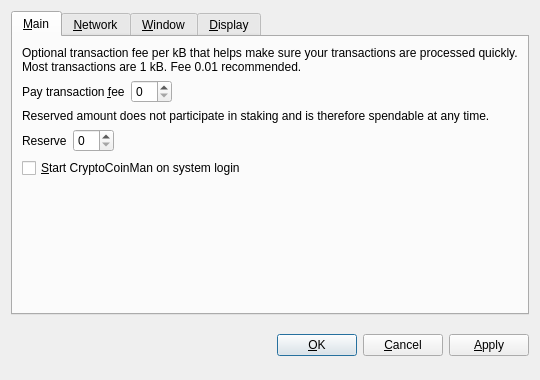
<?xml version="1.0" encoding="UTF-8"?>
<ui version="4.0">
 <class>OptionsDialog</class>
 <widget class="QDialog" name="OptionsDialog">
  <property name="geometry">
   <rect>
    <x>0</x>
    <y>0</y>
    <width>540</width>
    <height>380</height>
   </rect>
  </property>
  <property name="windowTitle">
   <string>Options</string>
  </property>
  <property name="modal">
   <bool>true</bool>
  </property>
  <layout class="QVBoxLayout" name="verticalLayout">
   <item>
    <widget class="QTabWidget" name="tabWidget">
     <property name="tabPosition">
      <enum>QTabWidget::North</enum>
     </property>
     <property name="currentIndex">
      <number>0</number>
     </property>
     <widget class="QWidget" name="tabMain">
      <attribute name="title">
       <string>&amp;Main</string>
      </attribute>
      <layout class="QVBoxLayout" name="verticalLayout_Main">
       <item>
        <widget class="QLabel" name="transactionFeeInfoLabel">
         <property name="text">
          <string>Optional transaction fee per kB that helps make sure your transactions are processed quickly. Most transactions are 1 kB. Fee 0.01 recommended.</string>
         </property>
         <property name="textFormat">
          <enum>Qt::PlainText</enum>
         </property>
         <property name="wordWrap">
          <bool>true</bool>
         </property>
        </widget>
       </item>
       <item>
        <layout class="QHBoxLayout" name="horizontalLayoutFee">
         <item>
          <widget class="QLabel" name="transactionFeeLabel">
           <property name="text">
            <string>Pay transaction &amp;fee</string>
           </property>
           <property name="textFormat">
            <enum>Qt::PlainText</enum>
           </property>
           <property name="buddy">
            <cstring>transactionFee</cstring>
           </property>
          </widget>
         </item>
         <item>
          <widget class="BitcoinAmountField" name="transactionFee"/>
         </item>
         <item>
          <spacer name="horizontalSpacerFee">
           <property name="orientation">
            <enum>Qt::Horizontal</enum>
           </property>
           <property name="sizeHint" stdset="0">
            <size>
             <width>40</width>
             <height>20</height>
            </size>
           </property>
          </spacer>
         </item>
        </layout>
       </item>
       <item>
        <widget class="QLabel" name="reserveBalanceInfoLabel">
         <property name="text">
          <string>Reserved amount does not participate in staking and is therefore spendable at any time.</string>
         </property>
         <property name="textFormat">
          <enum>Qt::PlainText</enum>
         </property>
         <property name="wordWrap">
          <bool>true</bool>
         </property>
        </widget>
       </item>
       <item>
        <layout class="QHBoxLayout" name="horizontalLayoutReserveBalance">
         <item>
          <widget class="QLabel" name="reserveBalanceLabel">
           <property name="text">
            <string>Reserve</string>
           </property>
           <property name="textFormat">
            <enum>Qt::PlainText</enum>
           </property>
           <property name="buddy">
            <cstring>reserveBalance</cstring>
           </property>
          </widget>
         </item>
         <item>
          <widget class="BitcoinAmountField" name="reserveBalance"/>
         </item>
         <item>
          <spacer name="horizontalSpacerReserveBalance">
           <property name="orientation">
            <enum>Qt::Horizontal</enum>
           </property>
           <property name="sizeHint" stdset="0">
            <size>
             <width>40</width>
             <height>20</height>
            </size>
           </property>
          </spacer>
         </item>
        </layout>
       </item>
       <item>
        <widget class="QCheckBox" name="bitcoinAtStartup">
         <property name="toolTip">
          <string>Automatically start CryptoCoinMan after logging in to the system.</string>
         </property>
         <property name="text">
          <string>&amp;Start CryptoCoinMan on system login</string>
         </property>
        </widget>
       </item>
       <item>
        <spacer name="verticalSpacer_Main">
         <property name="orientation">
          <enum>Qt::Vertical</enum>
         </property>
         <property name="sizeHint" stdset="0">
          <size>
           <width>20</width>
           <height>40</height>
          </size>
         </property>
        </spacer>
       </item>
      </layout>
     </widget>
     <widget class="QWidget" name="tabNetwork">
      <attribute name="title">
       <string>&amp;Network</string>
      </attribute>
      <layout class="QVBoxLayout" name="verticalLayout_Network">
       <item>
        <widget class="QCheckBox" name="mapPortUpnp">
         <property name="toolTip">
          <string>Automatically open the CryptoCoinMan client port on the router. This only works when your router supports UPnP and it is enabled.</string>
         </property>
         <property name="text">
          <string>Map port using &amp;UPnP</string>
         </property>
        </widget>
       </item>
       <item>
        <widget class="QCheckBox" name="connectSocks">
         <property name="toolTip">
          <string>Connect to the CryptoCoinMan network through a SOCKS proxy (e.g. when connecting through Tor).</string>
         </property>
         <property name="text">
          <string>&amp;Connect through SOCKS proxy:</string>
         </property>
        </widget>
       </item>
       <item>
        <layout class="QHBoxLayout" name="horizontalLayout_Network">
         <item>
          <widget class="QLabel" name="proxyIpLabel">
           <property name="text">
            <string>Proxy &amp;IP:</string>
           </property>
           <property name="textFormat">
            <enum>Qt::PlainText</enum>
           </property>
           <property name="buddy">
            <cstring>proxyIp</cstring>
           </property>
          </widget>
         </item>
         <item>
          <widget class="QValidatedLineEdit" name="proxyIp">
           <property name="maximumSize">
            <size>
             <width>140</width>
             <height>16777215</height>
            </size>
           </property>
           <property name="toolTip">
            <string>IP address of the proxy (e.g. 127.0.0.1)</string>
           </property>
          </widget>
         </item>
         <item>
          <widget class="QLabel" name="proxyPortLabel">
           <property name="text">
            <string>&amp;Port:</string>
           </property>
           <property name="textFormat">
            <enum>Qt::PlainText</enum>
           </property>
           <property name="buddy">
            <cstring>proxyPort</cstring>
           </property>
          </widget>
         </item>
         <item>
          <widget class="QLineEdit" name="proxyPort">
           <property name="maximumSize">
            <size>
             <width>55</width>
             <height>16777215</height>
            </size>
           </property>
           <property name="toolTip">
            <string>Port of the proxy (e.g. 9050)</string>
           </property>
          </widget>
         </item>
         <item>
          <widget class="QLabel" name="socksVersionLabel">
           <property name="text">
            <string>SOCKS &amp;Version:</string>
           </property>
           <property name="textFormat">
            <enum>Qt::PlainText</enum>
           </property>
           <property name="buddy">
            <cstring>socksVersion</cstring>
           </property>
          </widget>
         </item>
         <item>
          <widget class="QValueComboBox" name="socksVersion">
           <property name="toolTip">
            <string>SOCKS version of the proxy (e.g. 5)</string>
           </property>
          </widget>
         </item>
         <item>
          <spacer name="horizontalSpacer_Network">
           <property name="orientation">
            <enum>Qt::Horizontal</enum>
           </property>
           <property name="sizeHint" stdset="0">
            <size>
             <width>40</width>
             <height>20</height>
            </size>
           </property>
          </spacer>
         </item>
        </layout>
       </item>
       <item>
        <spacer name="verticalSpacer_Network">
         <property name="orientation">
          <enum>Qt::Vertical</enum>
         </property>
         <property name="sizeHint" stdset="0">
          <size>
           <width>20</width>
           <height>40</height>
          </size>
         </property>
        </spacer>
       </item>
      </layout>
     </widget>
     <widget class="QWidget" name="tabWindow">
      <attribute name="title">
       <string>&amp;Window</string>
      </attribute>
      <layout class="QVBoxLayout" name="verticalLayout_Window">
       <item>
        <widget class="QCheckBox" name="minimizeToTray">
         <property name="toolTip">
          <string>Show only a tray icon after minimizing the window.</string>
         </property>
         <property name="text">
          <string>&amp;Minimize to the tray instead of the taskbar</string>
         </property>
        </widget>
       </item>
       <item>
        <widget class="QCheckBox" name="minimizeOnClose">
         <property name="toolTip">
          <string>Minimize instead of exit the application when the window is closed. When this option is enabled, the application will be closed only after selecting Quit in the menu.</string>
         </property>
         <property name="text">
          <string>M&amp;inimize on close</string>
         </property>
        </widget>
       </item>
       <item>
        <spacer name="verticalSpacer_Window">
         <property name="orientation">
          <enum>Qt::Vertical</enum>
         </property>
         <property name="sizeHint" stdset="0">
          <size>
           <width>20</width>
           <height>40</height>
          </size>
         </property>
        </spacer>
       </item>
      </layout>
     </widget>
     <widget class="QWidget" name="tabDisplay">
      <attribute name="title">
       <string>&amp;Display</string>
      </attribute>
      <layout class="QVBoxLayout" name="verticalLayout_Display">
       <item>
        <layout class="QHBoxLayout" name="horizontalLayout_1_Display">
         <item>
          <widget class="QLabel" name="langLabel">
           <property name="text">
            <string>User Interface &amp;language:</string>
           </property>
           <property name="textFormat">
            <enum>Qt::PlainText</enum>
           </property>
           <property name="buddy">
            <cstring>lang</cstring>
           </property>
          </widget>
         </item>
         <item>
          <widget class="QValueComboBox" name="lang">
           <property name="toolTip">
            <string>The user interface language can be set here. This setting will take effect after restarting CryptoCoinMan.</string>
           </property>
          </widget>
         </item>
        </layout>
       </item>
       <item>
        <layout class="QHBoxLayout" name="horizontalLayout_2_Display">
         <item>
          <widget class="QLabel" name="unitLabel">
           <property name="text">
            <string>&amp;Unit to show amounts in:</string>
           </property>
           <property name="textFormat">
            <enum>Qt::PlainText</enum>
           </property>
           <property name="buddy">
            <cstring>unit</cstring>
           </property>
          </widget>
         </item>
         <item>
          <widget class="QValueComboBox" name="unit">
           <property name="toolTip">
            <string>Choose the default subdivision unit to show in the interface and when sending coins.</string>
           </property>
          </widget>
         </item>
        </layout>
       </item>
       <item>
        <widget class="QCheckBox" name="displayAddresses">
         <property name="toolTip">
          <string>Whether to show CryptoCoinMan addresses in the transaction list or not.</string>
         </property>
         <property name="text">
          <string>&amp;Display addresses in transaction list</string>
         </property>
        </widget>
       </item>
       <item>
        <widget class="QCheckBox" name="coinControlFeatures">
         <property name="toolTip">
          <string>Whether to show coin control features or not.</string>
         </property>
         <property name="text">
          <string>Display coin &amp;control features (experts only!)</string>
         </property>
        </widget>
       </item>
       <item>
        <spacer name="verticalSpacer_Display">
         <property name="orientation">
          <enum>Qt::Vertical</enum>
         </property>
         <property name="sizeHint" stdset="0">
          <size>
           <width>20</width>
           <height>40</height>
          </size>
         </property>
        </spacer>
       </item>
      </layout>
     </widget>
    </widget>
   </item>
   <item>
    <layout class="QHBoxLayout" name="horizontalLayout_Buttons">
     <item>
      <spacer name="horizontalSpacer_1">
       <property name="orientation">
        <enum>Qt::Horizontal</enum>
       </property>
       <property name="sizeHint" stdset="0">
        <size>
         <width>40</width>
         <height>48</height>
        </size>
       </property>
      </spacer>
     </item>
     <item>
      <widget class="QLabel" name="statusLabel">
       <property name="font">
        <font>
         <weight>75</weight>
         <bold>true</bold>
        </font>
       </property>
       <property name="text">
        <string/>
       </property>
       <property name="textFormat">
        <enum>Qt::PlainText</enum>
       </property>
       <property name="wordWrap">
        <bool>true</bool>
       </property>
      </widget>
     </item>
     <item>
      <spacer name="horizontalSpacer_2">
       <property name="orientation">
        <enum>Qt::Horizontal</enum>
       </property>
       <property name="sizeHint" stdset="0">
        <size>
         <width>40</width>
         <height>48</height>
        </size>
       </property>
      </spacer>
     </item>
     <item>
      <widget class="QPushButton" name="okButton">
       <property name="text">
        <string>&amp;OK</string>
       </property>
      </widget>
     </item>
     <item>
      <widget class="QPushButton" name="cancelButton">
       <property name="text">
        <string>&amp;Cancel</string>
       </property>
       <property name="autoDefault">
        <bool>false</bool>
       </property>
      </widget>
     </item>
     <item>
      <widget class="QPushButton" name="applyButton">
       <property name="text">
        <string>&amp;Apply</string>
       </property>
       <property name="autoDefault">
        <bool>false</bool>
       </property>
      </widget>
     </item>
    </layout>
   </item>
  </layout>
 </widget>
 <customwidgets>
  <customwidget>
   <class>BitcoinAmountField</class>
   <extends>QSpinBox</extends>
   <header>bitcoinamountfield.h</header>
  </customwidget>
  <customwidget>
   <class>QValueComboBox</class>
   <extends>QComboBox</extends>
   <header>qvaluecombobox.h</header>
  </customwidget>
  <customwidget>
   <class>QValidatedLineEdit</class>
   <extends>QLineEdit</extends>
   <header>qvalidatedlineedit.h</header>
  </customwidget>
 </customwidgets>
 <resources/>
 <connections/>
</ui>
